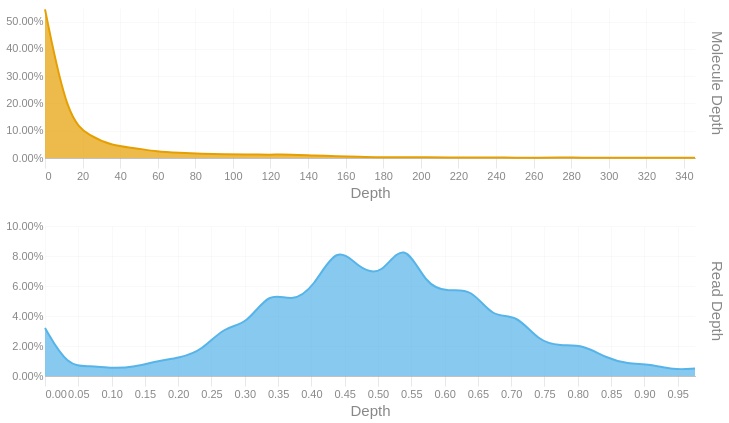

This figure's notebook cell:
### Code cell
readdep = depth_hist(tb['Read Depth'], q99, 3)
readdep = readdep.with_columns(pl.lit('Read Depth').alias('Metric'))
if not SKIPLR:
    moldep = depth_hist(tb['Molecule Depth'], mol_q99, 1)
    moldep = moldep.with_columns(pl.lit('Molecule Depth').alias('Metric'))
    _hist = pl.concat([readdep, moldep])
    _hist = _hist.filter(pl.col('Proportion') != 0)
    with SafeRender(_hist):
        (
            alt.Chart(_hist)        
            .mark_area(interpolate = "basis")
            .encode(
                x=alt.X('Bin:Q').scale(domainMin=0).axis(alt.Axis(title='Depth')),
                y = alt.Y('Proportion:Q', title = None).axis(format = '.2%'),
                color = alt.Color('Metric:N').legend(None),
                row = alt.Row("Metric:N").header(title = None, labelOrient = 'right'),
                tooltip = [
                    alt.Tooltip("Metric:N", title = "Metric"),
                    alt.Tooltip('Interval:N', title = "Depth Interval"),
                    alt.Tooltip('Proportion:Q', title = "% Alignments").format('.2%')
                ]
            )
            .resolve_scale(x='independent', y='independent')
            .properties(
                height = 150, width = 650,
                usermeta={'embedOptions': {'downloadFileName': f'{samplename}.depth.hist'}}
            )
        ).display()
else:
    readdep = readdep.filter(pl.col('Proportion') != 0)
    with SafeRender(readdep):
        (
            alt.Chart(readdep)        
            .mark_area(interpolate = "basis")
            .encode(
                x=alt.X('Bin:Q').scale(domainMin=0).axis(alt.Axis(title='Depth')),
                y = alt.Y('Proportion:Q', title = None).axis(format = '.2%'),
                tooltip = [
                    alt.Tooltip('Interval:N', title = "Depth Interval"),
                    alt.Tooltip('Proportion:Q', title = "% Alignments").format('.2%')
                ]
            )
            .properties(
                usermeta={'embedOptions': {'downloadFileName': f'{samplename}.depth.hist'}}
            )
        ).display()

### Figure 1 — Vega-Lite specification as saved in the notebook (floating-point values rounded to 4 significant figures)
{"width": 650, "height": 150, "config": {"title": {"anchor": "start", "dy": -15, "fontSize": 18, "color": "#888888", "subtitleColor": "#888888", "subtitleFontSize": 14}, "arc": {"fill": "#0072B2"}, "axis": {"domainColor": "#888888", "domainWidth": 0.5, "gridWidth": 0.2, "grid": false, "titleFontWeight": 400, "titleFontSize": 15, "labelFontSize": 11, "labelColor": "#888888", "tickColor": "#888888", "tickWidth": 0.2, "titleColor": "#888888"}, "axisBand": {"grid": false}, "axisX": {"grid": true, "tickSize": 10, "domainCap": "round"}, "axisY": {"domain": false, "grid": true, "tickSize": 0, "domainCap": "round"}, "background": "transparent", "header": {"labelFontSize": 15, "labelColor": "#888888", "titleFontSize": 15, "titleFontWeight": 600, "titleColor": "#888888"}, "legend": {"labelFont": "sans-serif", "labelFontSize": 12, "labelColor": "#888888", "symbolSize": 100, "symbolType": "circle", "titleFontSize": 12, "titlePadding": 10, "titleColor": "#888888", "title": null}, "range": {"category": ["#E69F00", "#56B4E9", "#009E73", "#F0E442", "#0072B2", "#D55E00", "#CC79A7", "#000000"], "diverging": ["#cfe8f3", "#a2d4ec", "#73bfe2", "#46abdb", "#1696d2", "#12719e"]}, "area": {"fill": "#0072B2", "fillOpacity": 0.7, "line": true, "strokeOpacity": 0.7}, "line": {"color": "#0072B2", "stroke": "#0072B2", "strokeWidth": 2}, "trail": {"color": "#0072B2", "stroke": "#0072B2", "strokeWidth": 0, "size": 1}, "point": {"filled": true, "fillOpacity": 1.0, "size": 95}, "text": {"color": "#888888", "fontSize": 11, "align": "right", "fontWeight": 400, "size": 11}, "bar": {"fill": "#0072B2", "stroke": null}, "view": {"stroke": null, "continuousWidth": 660, "continuousHeight": 400}}, "data": {"name": "data-8b2e77b5a47bbce393920ec7f88e130b"}, "mark": {"type": "area", "interpolate": "basis"}, "encoding": {"color": {"field": "Metric", "legend": null, "type": "nominal"}, "row": {"field": "Metric", "header": {"title": null, "labelOrient": "right"}, "type": "nominal"}, "tooltip": [{"field": "Metric", "title": "Metric", "type": "nominal"}, {"field": "Interval", "title": "Depth Interval", "type": "nominal"}, {"field": "Proportion", "format": ".2%", "title": "% Alignments", "type": "quantitative"}], "x": {"axis": {"title": "Depth"}, "field": "Bin", "scale": {"domainMin": 0}, "type": "quantitative"}, "y": {"axis": {"format": ".2%"}, "field": "Proportion", "title": null, "type": "quantitative"}}, "resolve": {"scale": {"x": "independent", "y": "independent"}}, "usermeta": {"embedOptions": {"downloadFileName": "S1_Musquodoboit_024.depth.hist"}}, "$schema": "https://vega.github.io/schema/vega-lite/v6.1.0.json", "datasets": {"data-8b2e77b5a47bbce393920ec7f88e130b": [{"Bin": 0.0, "Interval": "0.0-0.034", "Proportion": 0.032, "Metric": "Read Depth"}, {"Bin": 0.034, "Interval": "0.034-0.067", "Proportion": 0.006, "Metric": "Read Depth"}, {"Bin": 0.067, "Interval": "0.067-0.101", "Proportion": 0.007, "Metric": "Read Depth"}, {"Bin": 0.101, "Interval": "0.101-0.135", "Proportion": 0.005, "Metric": "Read Depth"}, {"Bin": 0.135, "Interval": "0.135-0.168", "Proportion": 0.006, "Metric": "Read Depth"}, {"Bin": 0.168, "Interval": "0.168-0.202", "Proportion": 0.01, "Metric": "Read Depth"}, {"Bin": 0.202, "Interval": "0.202-0.236", "Proportion": 0.012, "Metric": "Read Depth"}, {"Bin": 0.236, "Interval": "0.236-0.269", "Proportion": 0.017, "Metric": "Read Depth"}, {"Bin": 0.269, "Interval": "0.269-0.303", "Proportion": 0.033, "Metric": "Read Depth"}, {"Bin": 0.303, "Interval": "0.303-0.337", "Proportion": 0.034, "Metric": "Read Depth"}, {"Bin": 0.337, "Interval": "0.337-0.37", "Proportion": 0.057, "Metric": "Read Depth"}, {"Bin": 0.37, "Interval": "0.37-0.404", "Proportion": 0.049, "Metric": "Read Depth"}, {"Bin": 0.404, "Interval": "0.404-0.438", "Proportion": 0.059, "Metric": "Read Depth"}, {"Bin": 0.438, "Interval": "0.438-0.471", "Proportion": 0.088, "Metric": "Read Depth"}, {"Bin": 0.471, "Interval": "0.471-0.505", "Proportion": 0.072, "Metric": "Read Depth"}, {"Bin": 0.505, "Interval": "0.505-0.539", "Proportion": 0.066, "Metric": "Read Depth"}, {"Bin": 0.539, "Interval": "0.539-0.572", "Proportion": 0.092, "Metric": "Read Depth"}, {"Bin": 0.572, "Interval": "0.572-0.606", "Proportion": 0.06, "Metric": "Read Depth"}, {"Bin": 0.606, "Interval": "0.606-0.64", "Proportion": 0.056, "Metric": "Read Depth"}, {"Bin": 0.64, "Interval": "0.64-0.673", "Proportion": 0.059, "Metric": "Read Depth"}, {"Bin": 0.673, "Interval": "0.673-0.707", "Proportion": 0.038, "Metric": "Read Depth"}, {"Bin": 0.707, "Interval": "0.707-0.741", "Proportion": 0.042, "Metric": "Read Depth"}, {"Bin": 0.741, "Interval": "0.741-0.774", "Proportion": 0.023, "Metric": "Read Depth"}, {"Bin": 0.774, "Interval": "0.774-0.808", "Proportion": 0.02, "Metric": "Read Depth"}, {"Bin": 0.808, "Interval": "0.808-0.842", "Proportion": 0.021, "Metric": "Read Depth"}, {"Bin": 0.842, "Interval": "0.842-0.875", "Proportion": 0.012, "Metric": "Read Depth"}, {"Bin": 0.875, "Interval": "0.875-0.909", "Proportion": 0.008, "Metric": "Read Depth"}, {"Bin": 0.909, "Interval": "0.909-0.943", "Proportion": 0.008, "Metric": "Read Depth"}, {"Bin": 0.943, "Interval": "0.943-0.976", "Proportion": 0.004, "Metric": "Read Depth"}, {"Bin": 0.976, "Interval": "0.976-1.01", "Proportion": 0.005, "Metric": "Read Depth"}, {"Bin": 0.0, "Interval": "0.0-11.9", "Proportion": 0.545, "Metric": "Molecule Depth"}, {"Bin": 11.9, "Interval": "11.9-23.9", "Proportion": 0.143, "Metric": "Molecule Depth"}, {"Bin": 23.9, "Interval": "23.9-35.8", "Proportion": 0.08, "Metric": "Molecule Depth"}, {"Bin": 35.8, "Interval": "35.8-47.7", "Proportion": 0.045, "Metric": "Molecule Depth"}, {"Bin": 47.7, "Interval": "47.7-59.6", "Proportion": 0.037, "Metric": "Molecule Depth"}, {"Bin": 59.6, "Interval": "59.6-71.6", "Proportion": 0.023, "Metric": "Molecule Depth"}, {"Bin": 71.6, "Interval": "71.6-83.5", "Proportion": 0.019, "Metric": "Molecule Depth"}, {"Bin": 83.5, "Interval": "83.5-95.4", "Proportion": 0.015, "Metric": "Molecule Depth"}, {"Bin": 95.4, "Interval": "95.4-107.3", "Proportion": 0.013, "Metric": "Molecule Depth"}, {"Bin": 107.3, "Interval": "107.3-119.3", "Proportion": 0.013, "Metric": "Molecule Depth"}, {"Bin": 119.3, "Interval": "119.3-131.2", "Proportion": 0.012, "Metric": "Molecule Depth"}, {"Bin": 131.2, "Interval": "131.2-143.1", "Proportion": 0.013, "Metric": "Molecule Depth"}, {"Bin": 143.1, "Interval": "143.1-155.1", "Proportion": 0.009, "Metric": "Molecule Depth"}, {"Bin": 155.1, "Interval": "155.1-167.0", "Proportion": 0.007, "Metric": "Molecule Depth"}, {"Bin": 167.0, "Interval": "167.0-178.9", "Proportion": 0.004, "Metric": "Molecule Depth"}, {"Bin": 178.9, "Interval": "178.9-190.8", "Proportion": 0.002, "Metric": "Molecule Depth"}, {"Bin": 190.8, "Interval": "190.8-202.8", "Proportion": 0.003, "Metric": "Molecule Depth"}, {"Bin": 202.8, "Interval": "202.8-214.7", "Proportion": 0.003, "Metric": "Molecule Depth"}, {"Bin": 214.7, "Interval": "214.7-226.6", "Proportion": 0.001, "Metric": "Molecule Depth"}, {"Bin": 226.6, "Interval": "226.6-238.5", "Proportion": 0.002, "Metric": "Molecule Depth"}, {"Bin": 238.5, "Interval": "238.5-250.5", "Proportion": 0.002, "Metric": "Molecule Depth"}, {"Bin": 250.5, "Interval": "250.5-262.4", "Proportion": 0.001, "Metric": "Molecule Depth"}, {"Bin": 262.4, "Interval": "262.4-274.3", "Proportion": 0.001, "Metric": "Molecule Depth"}, {"Bin": 274.3, "Interval": "274.3-286.3", "Proportion": 0.002, "Metric": "Molecule Depth"}, {"Bin": 286.3, "Interval": "286.3-298.2", "Proportion": 0.001, "Metric": "Molecule Depth"}, {"Bin": 298.2, "Interval": "298.2-310.1", "Proportion": 0.001, "Metric": "Molecule Depth"}, {"Bin": 310.1, "Interval": "310.1-322.0", "Proportion": 0.001, "Metric": "Molecule Depth"}, {"Bin": 322.0, "Interval": "322.0-334.0", "Proportion": 0.001, "Metric": "Molecule Depth"}, {"Bin": 334.0, "Interval": "334.0-345.9", "Proportion": 0.001, "Metric": "Molecule Depth"}, {"Bin": 345.9, "Interval": "345.9-357.82", "Proportion": 0.001, "Metric": "Molecule Depth"}]}}
